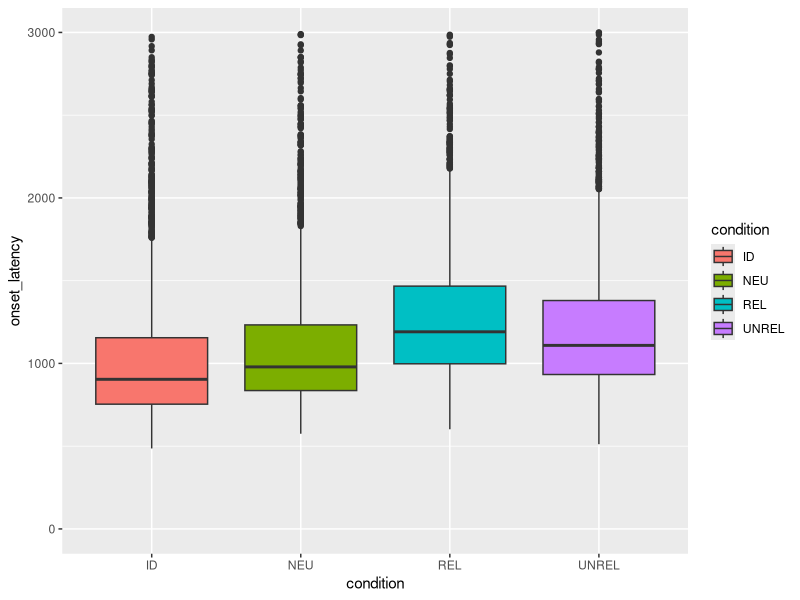
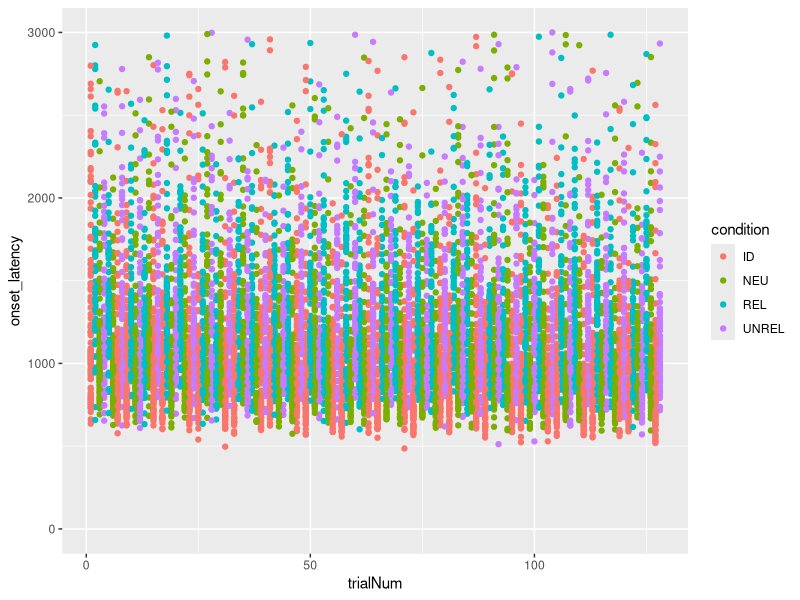

These charts were generated, in order, by the following R code:
## ---- chunk 1
knitr::opts_chunk$set(echo = TRUE)
## ---- chunk 2
library(tidyverse)

df <- read_csv("../data/fluent_trials_e1.csv")
head(df)

ggplot(df,aes(x=condition,y=onset_latency,fill=condition)) +
  geom_boxplot() +
  ylim(0,3000)

ggplot(df,aes(x=trialNum,y=onset_latency,color=condition)) +
  geom_point() +
  ylim(0,3000)

